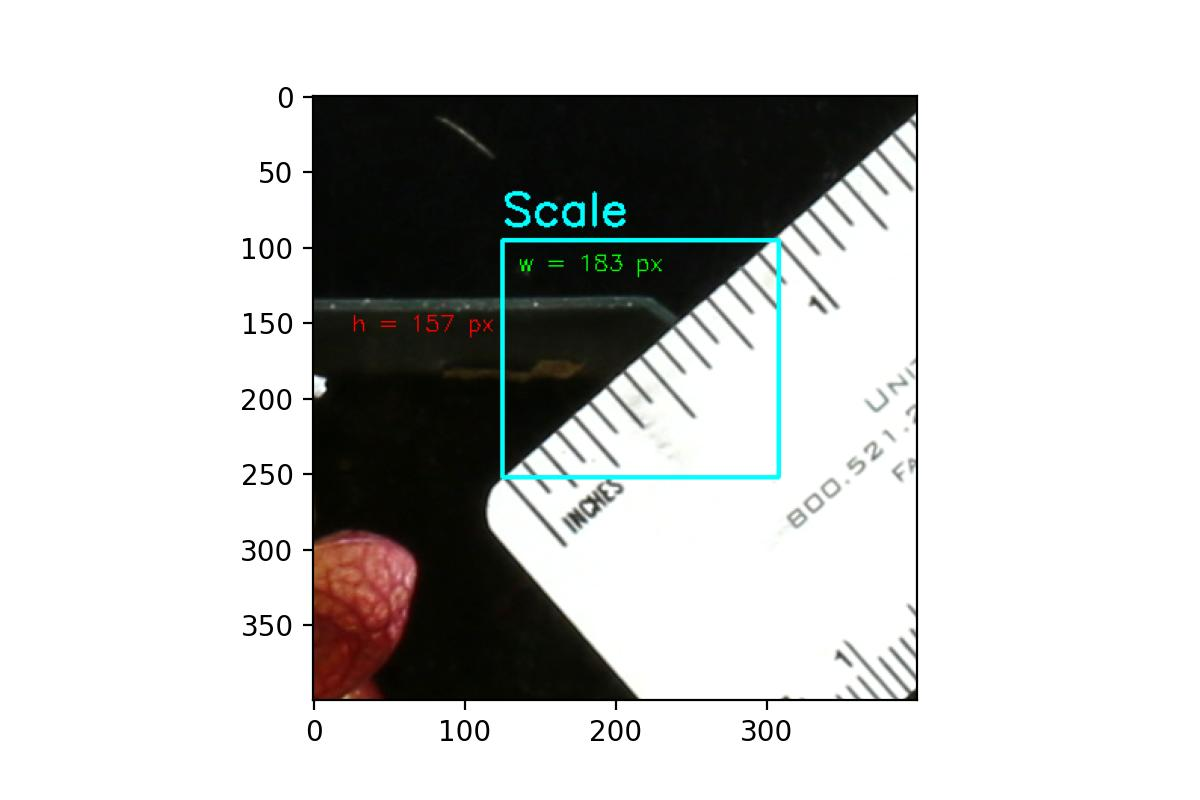
#> input picture data_sarracenia/scale/scale.jpg, 1200 x 800 px
$ python -i colors.py   (imports and definitions only)
#> lines starting #> are read from the running program, lines starting #| are printed output that depends on the picture; after the words box and inside, x2 and y2 are one past the last pixel; in counts of white or black regions, pixels touching at a corner belong together
### pytcherplants/utils.py
from colorsys import hsv_to_rgb, rgb_to_hsv
from typing import Tuple

import matplotlib as mpl
import numpy as np


# [9 lines left out: function hex2rgb, not called in this run]


def rgb2hex(color):
    return "#{:02x}{:02x}{:02x}".format(int(color[0]), int(color[1]), int(color[2]))


# [13 lines left out: function hex_to_hue_range, not called in this run]


def hue_to_rgb(hue):
    r, g, b = hsv_to_rgb(hue, 0.7, 0.7)
    return float(r), float(g), float(b)


def hue_to_bgr(hue):
    r, g, b = hsv_to_rgb(hue, 0.7, 0.7)
    return float(b), float(g), float(r)


def hue_to_rgb_formatted(k):
    r, g, b = hue_to_rgb(float(k / 360))
    return f"rgb({int(r * 256)},{int(g * 256)},{int(b * 256)})"


def hue_to_bgr_formatted(k):
    b, g, r = hue_to_bgr(float(k / 360))
    return f"bgr({int(b * 256)},{int(g * 256)},{int(r * 256)})"


def row_hsv(row):
    h, s, v = rgb_to_hsv(float(row['R']), float(row['G']), float(row['B']))
    return h, s, v


def row_h(row):
    h, s, v = rgb_to_hsv(float(row['R']), float(row['G']), float(row['B']))
    return h


def row_s(row):
    h, s, v = rgb_to_hsv(float(row['R']), float(row['G']), float(row['B']))
    return s


def row_v(row):
    h, s, v = rgb_to_hsv(float(row['R']), float(row['G']), float(row['B']))
    return v


# [31 lines left out: functions row_date, row_treatment, row_name, not called in this run]

### pytcherplants/colors.py
from collections import Counter, OrderedDict
from os.path import join
from typing import List, Tuple
from colorsys import rgb_to_hsv

import cv2
import numpy as np
import pandas as pd
import seaborn as sns
from matplotlib import pyplot as plt
from plotly import graph_objects as go, express as px
from scipy.cluster.vq import kmeans2

from pytcherplants.utils import rgb2hex, hue_to_rgb_formatted, hex2rgb, row_date, row_treatment, row_title, row_hsv, row_h, row_s, row_v

RESULT_HEADERS = ['Image', 'Plant', 'Hex', 'R', 'G', 'B', 'H', 'S', 'V', 'Freq', 'Dens']


# [91 lines left out: functions color_analysis, rgb_analysis, hsv_analysis, not called in this run]


def color_averaging(image: np.ndarray, k: int = 15) -> Tuple[dict, np.ndarray]:
#> called with k = 15
    print(f"K-means color clustering...")
    z = np.float32(image.reshape((-1, 3)))
    criteria = (cv2.TERM_CRITERIA_EPS + cv2.TERM_CRITERIA_MAX_ITER, 10, 1.0)
    _, labels, centers = cv2.kmeans(z, k, None, criteria, 10, cv2.KMEANS_RANDOM_CENTERS)
#> centers = 15 rows, first 8: [20.93, 22.56, 16.47], [221.2, 222.8, 221.3], [56.72, 225.6, 228.6], [26.02, 163.2, 161.5], [255.7, 255.8, 255.7], [169.1, 169.1, 167.2], [118.9, 253.5, 253.1], [52.47, 60.42, 54.2]
    labels = labels.reshape((image.shape[:-1]))
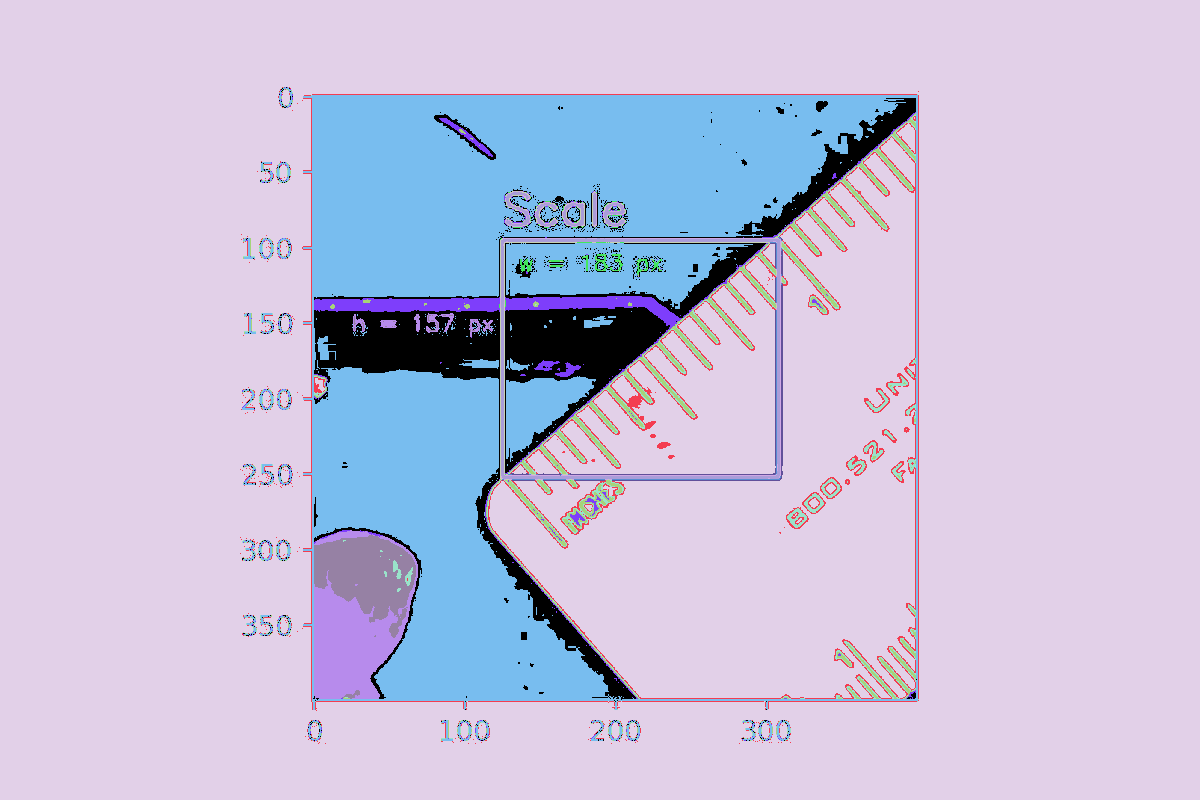
#> labels: shape (800, 1200) int32; 15 distinct labels, from 0 to 14; one colour per label, 0 black
    averaged = np.uint8(centers)[labels]

    print(f"Removing unwanted hues...")
    lower_blue = np.array([0, 38, 40])
    upper_blue = np.array([39, 255, 255])
    hsv = cv2.cvtColor(averaged, cv2.COLOR_RGB2HSV)
#> hsv: shape (800, 1200, 3); mean H, S, V 10.4, 22.6, 202.1
    mask = cv2.inRange(hsv, lower_blue, upper_blue)
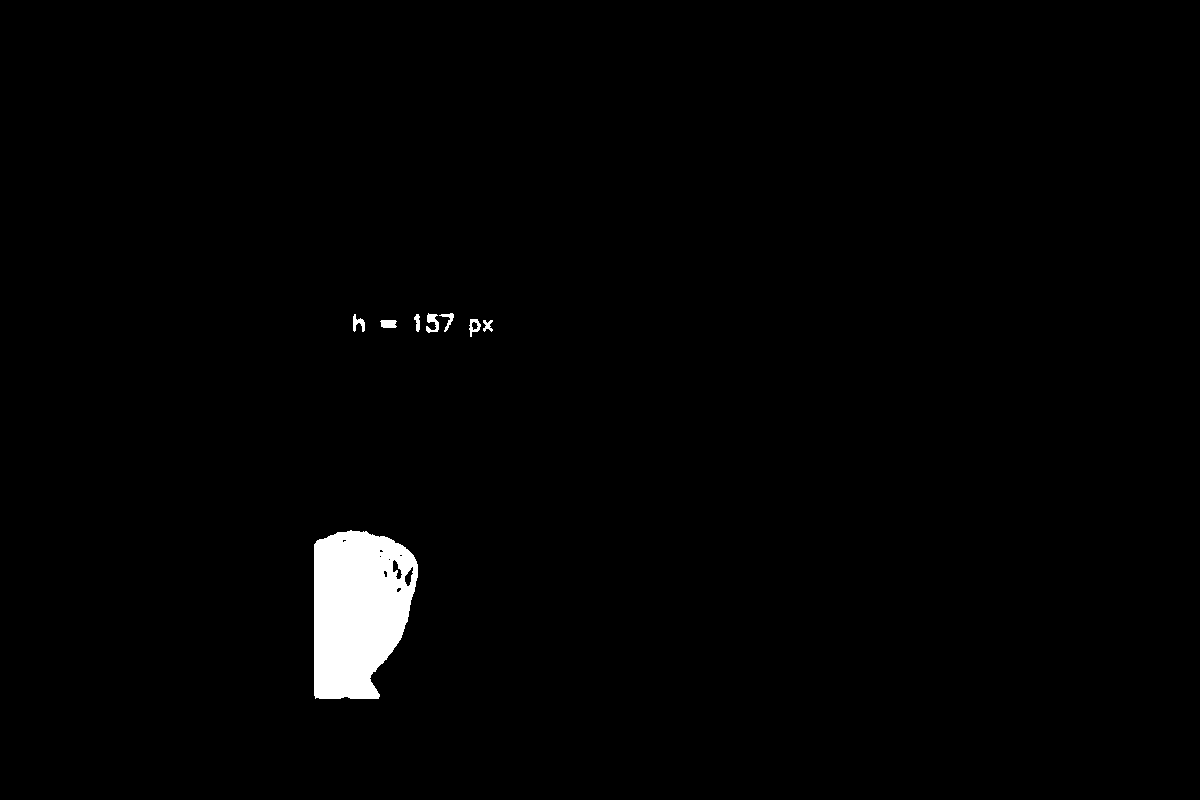
#> mask: shape (800, 1200); 1.5% white; 8 white regions, largest, box (x1, y1, x2, y2) and area: (314, 530, 418, 699) 13874, (426, 313, 439, 333) 146, (380, 320, 397, 328) 120
    filtered = cv2.bitwise_and(image, image, mask=mask)

    counts = dict()
    for ii, cc in enumerate(centers):
        # ignore black or white background
        if all(c < 1 for c in cc) or all(c > 254 for c in cc):
            print(f"Cluster {ii} is background, ignoring")
            continue

        hex_code = rgb2hex(cc)
        mask = np.dstack([cv2.inRange(labels, ii, ii)] * 3)
        counts[hex_code] = len(np.nonzero(cv2.bitwise_and(filtered, mask))[0])
        print(f"Cluster {ii}: {hex_code}")
#> this loop made 15 passes
#> (cc, hex_code) on passes 1, 2, 3, 4, 6, 7, 8, 9, 10, 11, 12, 13: ([20.93, 22.56, 16.47], '#141610'), ([221.2, 222.8, 221.3], '#dddedd'), ([56.72, 225.6, 228.6], '#38e1e4'), ([26.02, 163.2, 161.5], '#1aa3a1'), ([169.1, 169.1, 167.2], '#a9a9a7'), ([118.9, 253.5, 253.1], '#76fdfd'), ([52.47, 60.42, 54.2], '#343c36'), ([7.76, 8.93, 5.48], '#070805'), ([171.4, 84.23, 70.57], '#ab5446'), ([19.46, 247.1, 246.7], '#13f7f6'), ([113.5, 116.7, 114], '#717472'), ([26.35, 138.7, 55.5], '#1a8a37')
#| Cluster 0: #141610
#| Cluster 1: #dddedd
#| Cluster 2: #38e1e4
#| Cluster 3: #1aa3a1
#| Cluster 4 is background, ignoring
#| Cluster 5: #a9a9a7
#| Cluster 6: #76fdfd
#| Cluster 7: #343c36
#> (further printed lines are left out)
#> pass 1, in color_averaging, `mask = np.dstack([cv2.inRange(labels, ii, ii)] * 3)`:
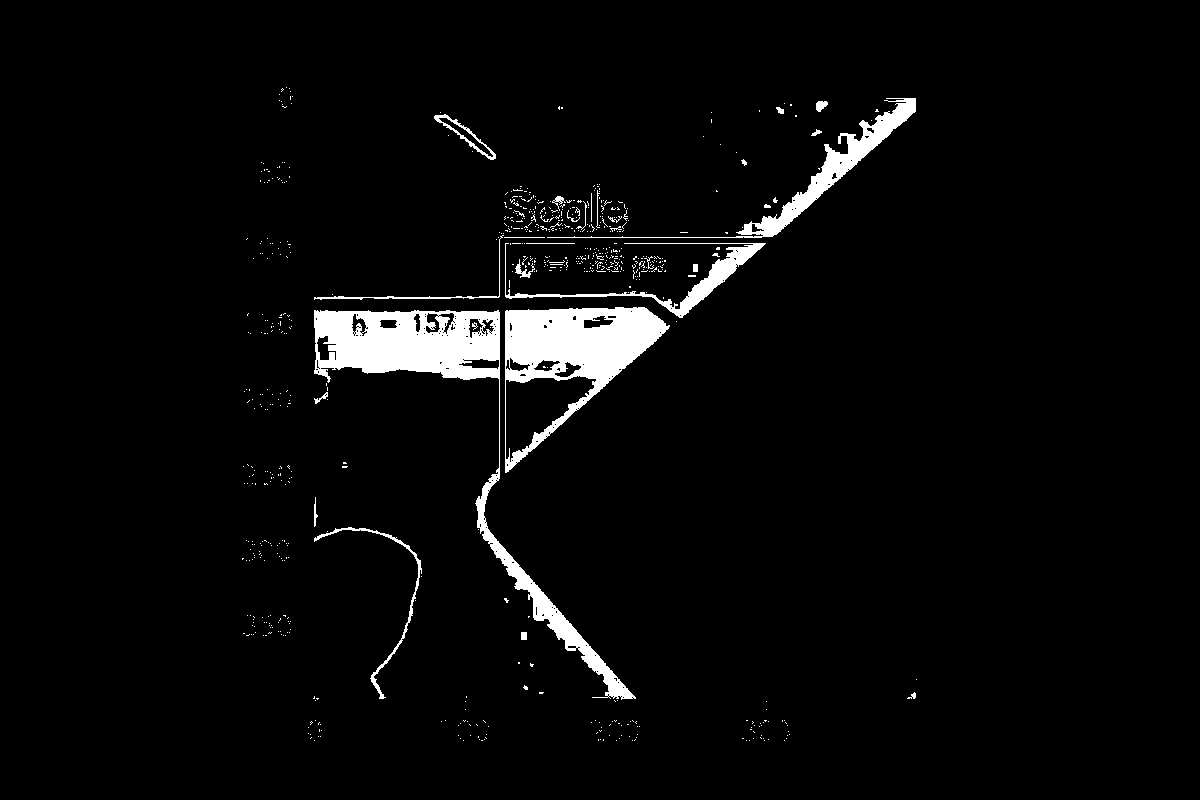
#> mask: shape (800, 1200, 3); 3.7% white; 696 white regions (667 under 20 px), largest, box (x1, y1, x2, y2) and area: (314, 310, 636, 700) 13858, (505, 307, 670, 473) 10355, (547, 98, 916, 238) 4209
#> pass 3, in color_averaging, `mask = np.dstack([cv2.inRange(labels, ii, ii)] * 3)`:
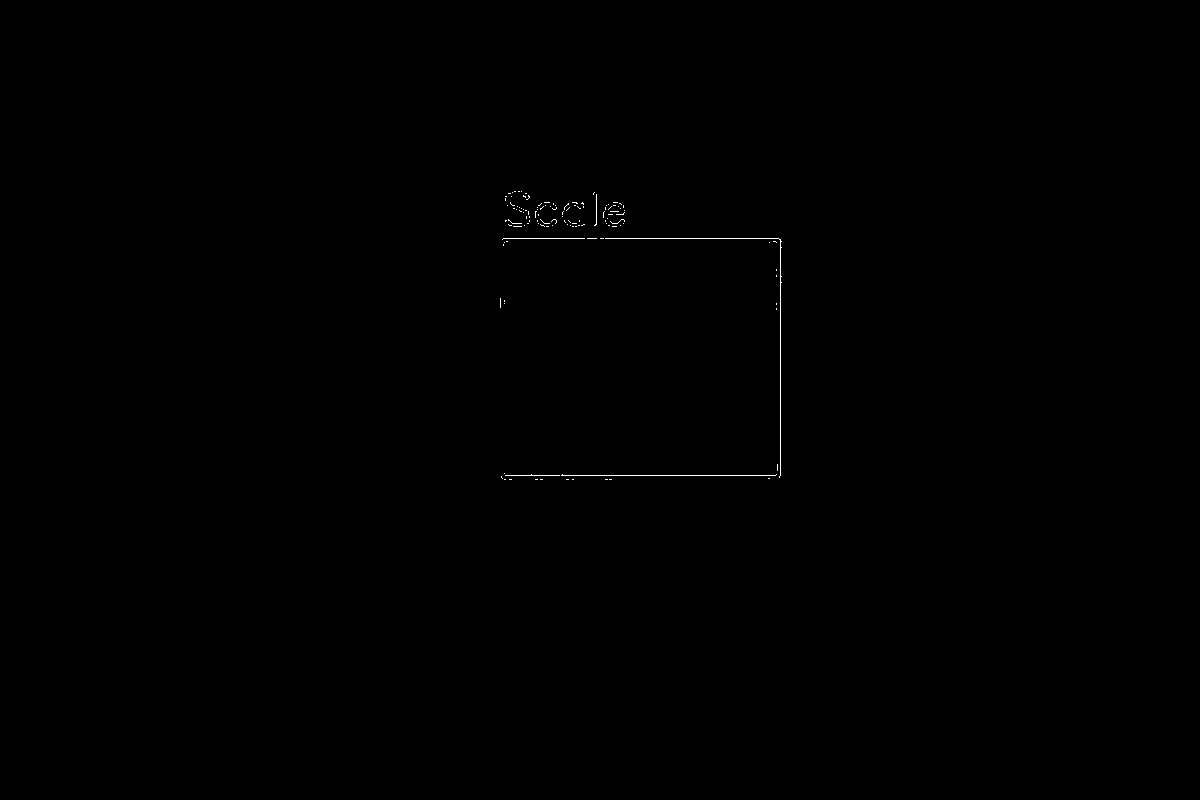
#> mask: shape (800, 1200, 3); 0.13% white in thin lines or dots, all inside (x1, y1, x2, y2) = (500, 191, 782, 480)
#> after the loop, counts = 14 items

    return counts, filtered


# [27 lines left out: function cumulative_color_analysis, not called in this run]

>>> import cv2
>>> picture = cv2.cvtColor(cv2.imread('../data_sarracenia/scale/scale.jpg'), cv2.COLOR_BGR2RGB)
>>> result = color_averaging(picture)
